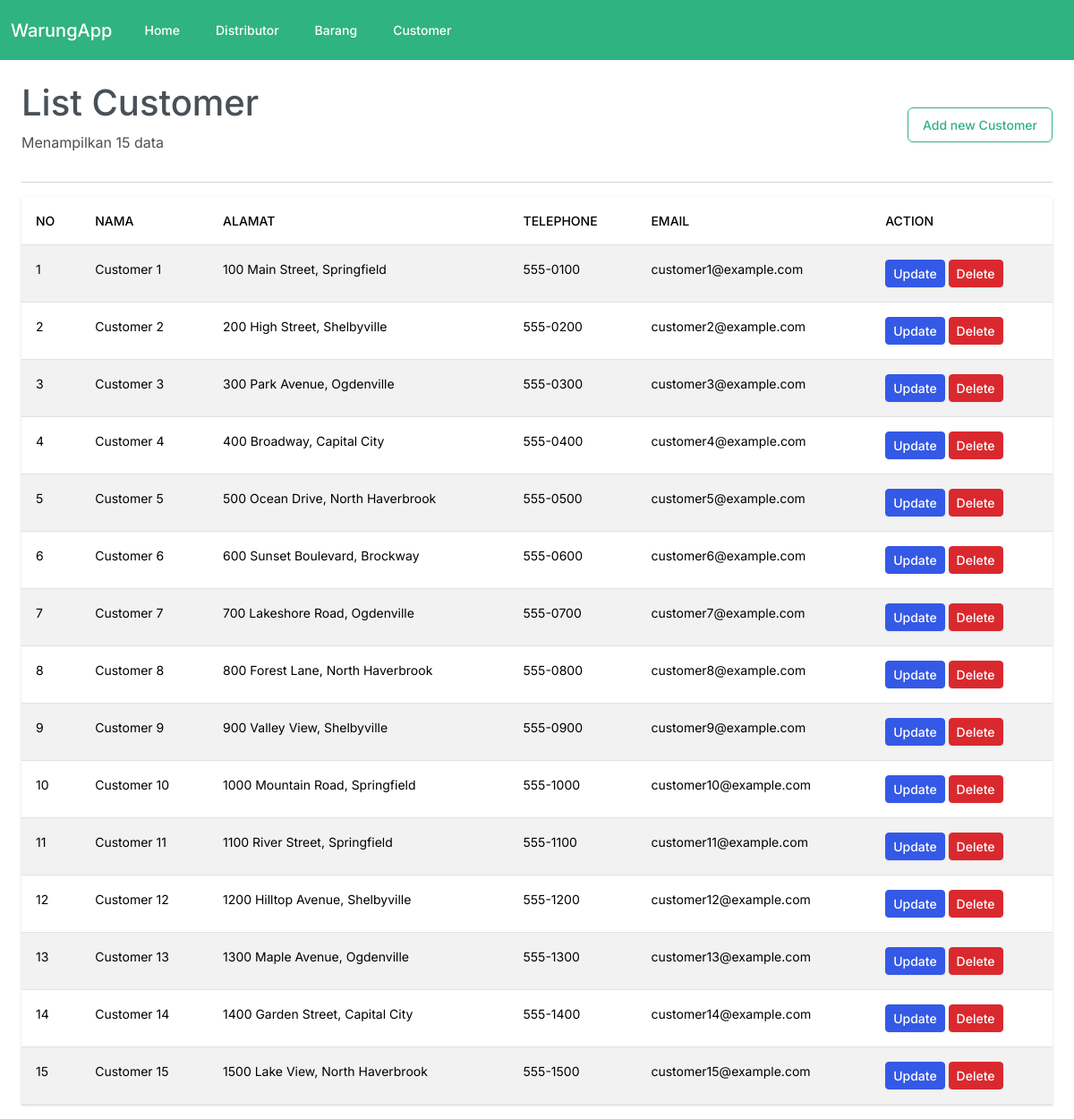
The app's page /index.php?page=customer&action=all with its own data.
### tables this page shows
CREATE TABLE `mtd_customer` (
    `id_customer` INT AUTO_INCREMENT PRIMARY KEY,
    `nama` VARCHAR(255) NOT NULL,
    `alamat` VARCHAR(255) NOT NULL,
    `telephone` VARCHAR(50) NOT NULL,
    `email` VARCHAR(100) NOT NULL
);

### library/pdo/connection.php (called while the page is built)
<?php
include ('library/pdo/database.php');
$credentials = [
	'hostname' => 'localhost',
	'username' => 'root',
	'password' => '',
	'database' => 'warung_app'
];
$database = new Database($credentials);

### library/pdo/database.php (called while the page is built, shortened)
<?php
include('library/pdo/result.php');
class Database {
	private $statement;
	private $handler;
	public function __construct($credentials){
		$connection = 'mysql:host=' . $credentials['hostname'] . ';dbname=' . $credentials['database'];
		$options = array(
			PDO::ATTR_PERSISTENT    => true,
			PDO::ATTR_ERRMODE       => PDO::ERRMODE_EXCEPTION
		);
		try{
			$this->handler = new PDO($connection, $credentials['username'], $credentials['password'], $options);
		}
		catch(PDOException $e){
			$this->error = $e->getMessage();
		}
	}
	public function query($sql)
	{
		$this->prepareStatement($sql);
		$this->execute();
		$data = $this->statement->fetchAll(PDO::FETCH_ASSOC);
		return new Result($data);
	}
	private function prepareStatement($query){
		$this->statement = $this->handler->prepare($query);
	}
	public function execute(){
	    return $this->statement->execute();
	}
}

### library/pdo/result.php (called while the page is built, shortened)
<?php
class Result
{
	private $data;
	function __construct(Array $data)
	{
		$this->data = $data;
	}
	public function all()
	{
		return $this->data;
	}
}

### pages/customer/index.php (the view, shortened to what this page needs)
<?php
include ('library/pdo/connection.php');
$query = "SELECT * FROM mtd_customer";
$listCustomer = $database->query($query)->all();
?>
<div class="container-fluid mt-4">
  <div class="d-flex justify-content-between align-items-center">
      <div>
          <h1>List Customer</h1>
          <p class="mt-0">Menampilkan <?= count($listCustomer) ?> data</p>
      </div>
      <div>
      <button data-bs-toggle="modal" data-bs-target="#addcustomer" class="btn btn-outline-success">Add new Customer</button>
      </div>
  </div>
  <hr>
  <table class="table table-responsive table-condensed table-striped">
    <thead>
      <tr>
        <th>No</th>
        <th>Nama</th>
        <th>Alamat</th>
        <th>Telephone</th>
        <th>Email</th>
        <th>Action</th>
      </tr>
    </thead>
    <tbody>
      <?php foreach($listCustomer as $index => $customer) { ?>
      <tr>
        <td><?= $index+1 ?></td>
        <td><?= $customer['nama'] ?></td>
        <td><?= $customer['alamat'] ?></td>
        <td><?= $customer['telephone'] ?></td>
        <td><?= $customer['email'] ?></td>
        <td>
        <a href="index.php?page=customer&action=update&id_customer=<?= $customer['id_customer'] ?>" class="btn btn-sm btn-primary">Update</a>
        <a href="index.php?page=customer&action=delete&id_customer=<?= $customer['id_customer'] ?>" class="btn btn-sm btn-danger">Delete</a>
        </td>
      </tr>
      <?php } ?>
    </tbody>
  </table>
</div>

### records on screen
mtd_customer: nama "Customer 1", alamat "100 Main Street, Springfield", telephone "555-0100", email "customer1@example.com"
mtd_customer: nama "Customer 2", alamat "200 High Street, Shelbyville", telephone "555-0200", email "customer2@example.com"
mtd_customer: nama "Customer 3", alamat "300 Park Avenue, Ogdenville", telephone "555-0300", email "customer3@example.com"
mtd_customer: nama "Customer 4", alamat "400 Broadway, Capital City", telephone "555-0400", email "customer4@example.com"
mtd_customer: nama "Customer 5", alamat "500 Ocean Drive, North Haverbrook", telephone "555-0500", email "customer5@example.com"
mtd_customer: nama "Customer 6", alamat "600 Sunset Boulevard, Brockway", telephone "555-0600", email "customer6@example.com"
mtd_customer: nama "Customer 7", alamat "700 Lakeshore Road, Ogdenville", telephone "555-0700", email "customer7@example.com"
mtd_customer: nama "Customer 8", alamat "800 Forest Lane, North Haverbrook", telephone "555-0800", email "customer8@example.com"
mtd_customer: nama "Customer 9", alamat "900 Valley View, Shelbyville", telephone "555-0900", email "customer9@example.com"
mtd_customer: nama "Customer 10", alamat "1000 Mountain Road, Springfield", telephone "555-1000", email "customer10@example.com"
mtd_customer: nama "Customer 11", alamat "1100 River Street, Springfield", telephone "555-1100", email "customer11@example.com"
mtd_customer: nama "Customer 12", alamat "1200 Hilltop Avenue, Shelbyville", telephone "555-1200", email "customer12@example.com"
mtd_customer: nama "Customer 13", alamat "1300 Maple Avenue, Ogdenville", telephone "555-1300", email "customer13@example.com"
mtd_customer: nama "Customer 14", alamat "1400 Garden Street, Capital City", telephone "555-1400", email "customer14@example.com"
mtd_customer: nama "Customer 15", alamat "1500 Lake View, North Haverbrook", telephone "555-1500", email "customer15@example.com"

### other values on screen
count($listCustomer) "15"
